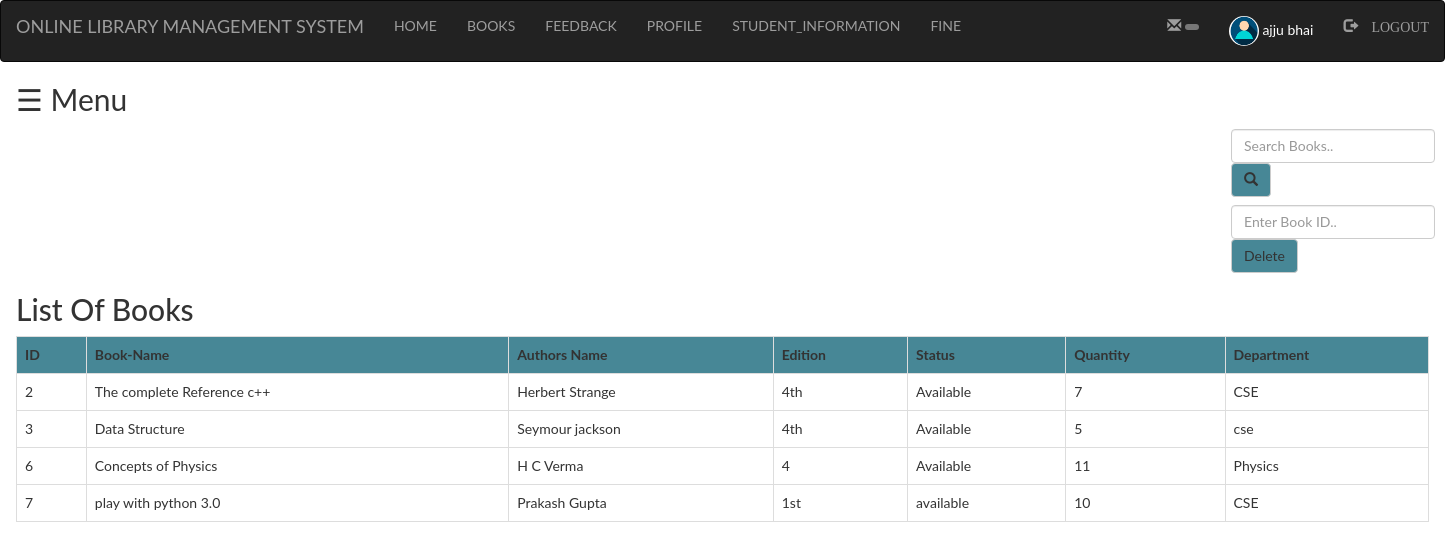
/Admin/books.php (signed in), run on the app's committed database.
### tables this page shows
CREATE TABLE `books` (
  `bid` int(100) NOT NULL,
  `name` varchar(100) NOT NULL,
  `authors` varchar(100) NOT NULL,
  `edition` varchar(100) NOT NULL,
  `status` varchar(100) NOT NULL,
  `quantity` int(100) NOT NULL,
  `department` varchar(100) NOT NULL
);

### Admin/books.php (the view, shortened to what this page needs)
<?php
	include "navbar.php";
?>
<!DOCTYPE html>
<html>
<head>
</head>
<body>
	<div id="main">
	  <span style="font-size:30px;cursor:pointer" onclick="openNav()">&#9776; Menu</span>
	<div class="srch">
		<form class="navbar-form" method="post" name="form1">
				<input class="form-control" type="text" name="search" placeholder="Search Books.." required="">
				<button style="background-color: #478796" type="submit" name="submit" class="btn btn-default">
					<span class="glyphicon glyphicon-search"></span>
				</button>
		</form>
		<form class="navbar-form" method="post" name="form1">
				<input class="form-control" type="text" name="bid" placeholder="Enter Book ID.." required="">
				<button style="background-color: #478796" type="submit" name="submit1" class="btn btn-default">
					Delete
				</button>
		</form>
	</div>
	<h2>List Of Books</h2>
	<?php
		if(isset($_POST['submit']))
		{
			$q = mysqli_query($db,"SELECT * FROM `books` WHERE name like '%$_POST[search]%'");
			if(mysqli_num_rows($q)==0)
			{
				echo "Sorry! No book found. Search again. ";
			}
			else
			{
				echo "<table class='table table-bordered table-hover'>";
				echo "<tr style='background-color: #478796;'>";
					echo "<th>"; echo"ID"; echo "</th>";
					echo "<th>"; echo"Book-Name"; echo "</th>";
					echo "<th>"; echo"Authors Name"; echo "</th>";
					echo "<th>"; echo"Edition"; echo "</th>";
					echo "<th>"; echo"Status"; echo "</th>";
					echo "<th>"; echo"Quantity"; echo "</th>";
					echo "<th>"; echo"Department"; echo "</th>";
				echo "</tr>";
				while($row=mysqli_fetch_assoc($q))
				{
					echo "<tr>";
					echo "<td>"; echo $row['bid']; echo "</td>";
					echo "<td>"; echo $row['name']; echo "</td>";
					echo "<td>"; echo $row['authors']; echo "</td>";
					echo "<td>"; echo $row['edition']; echo "</td>";
					echo "<td>"; echo $row['status']; echo "</td>";
					echo "<td>"; echo $row['quantity']; echo "</td>";
					echo "<td>"; echo $row['department']; echo "</td>";
					echo "</tr>";
				}
				echo"</table>";
			}
		}
		else
		{
			$res=mysqli_query($db,"SELECT * FROM books ORDER BY books.bid ASC;");
			echo "<table class='table table-bordered table-hover'>";
			echo "<tr style='background-color: #478796;'>";
				echo "<th>"; echo"ID"; echo "</th>";
				echo "<th>"; echo"Book-Name"; echo "</th>";
				echo "<th>"; echo"Authors Name"; echo "</th>";
				echo "<th>"; echo"Edition"; echo "</th>";
				echo "<th>"; echo"Status"; echo "</th>";
				echo "<th>"; echo"Quantity"; echo "</th>";
				echo "<th>"; echo"Department"; echo "</th>";
			echo "</tr>";
			while($row=mysqli_fetch_assoc($res))
			{
				echo "<tr>";
				echo "<td>"; echo $row['bid']; echo "</td>";
				echo "<td>"; echo $row['name']; echo "</td>";
				echo "<td>"; echo $row['authors']; echo "</td>";
				echo "<td>"; echo $row['edition']; echo "</td>";
				echo "<td>"; echo $row['status']; echo "</td>";
				echo "<td>"; echo $row['quantity']; echo "</td>";
				echo "<td>"; echo $row['department']; echo "</td>";
				echo "</tr>";
			}
			echo"</table>";
					?>
					<?php
		}
	?>
	</div>
</body>
</html>

### Admin/navbar.php (shortened to what this page needs)
<!DOCTYPE html>
<html>
<head>
	<link rel="stylesheet" type="t  ext/css" href="style.css">
	<link rel="stylesheet" href="https://maxcdn.bootstrapcdn.com/bootstrap/3.4.1/css/bootstrap.min.css">
</head>
<body>
	<nav class="navbar navbar-inverse" style="margin-bottom: 0px;">
		<div class="container-fluid">
			<div class="navbar-header">
				<a class="navbar-brand">ONLINE LIBRARY MANAGEMENT SYSTEM</a>
			</div>
			<ul class="nav navbar-nav active">
				<li><a href="index.php">HOME</a></li>
				<li><a href="books.php">BOOKS</a></li>
				<li><a href="feedback.php">FEEDBACK</a></li>
			</ul>
			<?php
				if(isset($_SESSION['login_user']))
				{
					?>
						<ul class="nav navbar-nav active">
							<li><a href="profile.php">PROFILE</a></li>
							<li><a href="student.php">STUDENT_INFORMATION</a></li>
							<li><a href="fine.php">FINE</a></li>
						</ul>
						<ul class="nav navbar-nav navbar-right">
							<li><a href="message.php"><span class="glyphicon glyphicon-envelope"></span>&nbsp<span class="badge bg-green">
									</span></a></li>
							<li><a href="profile.php">
								<div style="color: white;">
									<?php
										echo "<img class ='img-circle profile_img' height=30 width=30 src='image/".$_SESSION['pic']."'>";
										echo " " .$_SESSION['login_user'];
									?>
								</div>
							</a></li>
							<li><a href="logout.php">
								<span class="glyphicon glyphicon-log-out"> LOGOUT</span>
							</a></li>
						</ul>
					<?php
				}
			?>
		</div>
	</nav>
</body>
</html>

### Admin/books.php (style rules this page uses)
.srch { padding-left: 1200px; }
body { font-family: "Lato", sans-serif; transition: background-color .5s; }
#main { transition: margin-left .5s; padding: 16px; }

### data on the page
books: bid "2", name "The complete Reference c++", authors "Herbert Strange", edition "4th", status "Available", quantity "7", department "CSE"
books: bid "3", name "Data Structure", authors "Seymour jackson", edition "4th", status "Available", quantity "5", department "cse"
books: bid "6", name "Concepts of Physics", authors "H C Verma", edition "4", status "Available", quantity "11", department "Physics"
books: bid "7", name "play with python 3.0", authors "Prakash Gupta", edition "1st", status "available", quantity "10", department "CSE"

### other printed values
$_SESSION['login_user'] "ajju bhai"
